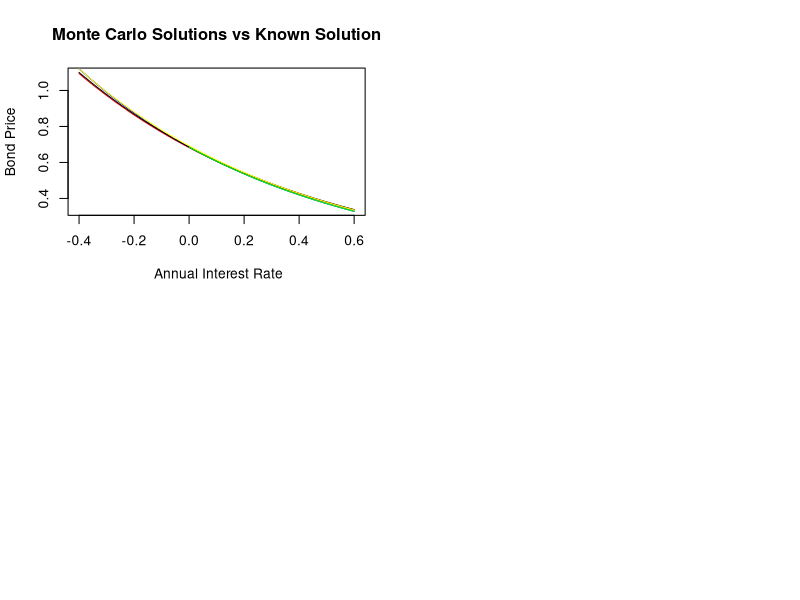

Reproduce this figure in R. (Note: a time limit stopped this script after it produced the figure.)
## ---- chunk 1
knitr::opts_chunk$set(echo = TRUE)
rm(list = ls(all =TRUE))
## ---- chunk 2
# Closed form solution of the Bond price

bond_price <- function(alpha=0.08,beta=0.8,sigma=0.005,t=0,T=5,r=0.08){
  # alpha, beta, sigma <- Fixed Parameters
  # T <- maturity time
  # r <- Initial rate at time 0  
  A <- (1-exp(-beta*(T-t)))/(beta)
  B <- (1/beta)*((alpha-(sigma)^2/(2*beta))*(A - T +t) - (sigma^(2)*A^2)/(4))
  exp(-A*r +B)
}

## ---- chunk 3

# Crude Monte Carlo function 

Crude_Monte_Carlo=function(alpha =0.08,beta=0.8,sigma=0.005,T=5,r = 0.08,n=1000,s=100){
  
  # alpha, beta, sigma <- Fixed Parameters
  # T <- maturity time
  # r <- Initial rate at time 0
  # n <- Number of Simulations
  # s <- NUmber of Sub-intervals over time 
  
  #Simulate interest rates
  dt <- T/s # Length of sub-intervals
  sim_path = matrix(0,s+1,n) # Matrix that stores rate pathways
  sim_path[1,]= r # Initial rates on first row.
  
  for (i in 1:n){
    for (j in 2:(s+1)){
      dr=(alpha-beta*sim_path[j-1,i])*dt+sigma*sqrt(dt)*rnorm(1)# Discretize the SDE of the interest model using Euler Discretization to simulate rates over discrete sub-intervals
      sim_path[j,i]=sim_path[j-1,i]+dr
    }
  }
  
  # Monte Carlo Simulations
  Sum = colSums(sim_path[2:(s+1),]*dt) # Approximate the integral using summation
  int = exp(-Sum) # Take the exponent of the Integral
  mean = mean(int) # Find the average of expression
  mean
  
}


## ---- chunk 4
# Improvements to the Monte Carlo Simulation

# Antithetic Variates

Antithetic_variates = function(alpha =0.08,beta=0.8,sigma=0.005,T=5,r = 0.08,n=1000,s=100){

  # alpha, beta, sigma <- Fixed Parameters
  # T <- maturity time
  # r <- Initial rate at time 0
  # n <- Number of Simulations
  # s <- NUmber of Sub-intervals over time   
  
  dt <- T/s # Length of sub-intervals
  sim_path= matrix(0,s+1,n) # Matrix that stores rate pathways
  sim_path_inv= matrix(0,nrow = s+1, ncol = n)# matrix to generate interest paths using negative values of RV
  sim_path[1,] = r
  sim_path_inv[1,] = r
  z = rnorm(n) # Generate standard normal values
  z. = -z # Negative RV
  
  for (i in 1:n){
    for (j in 2:(s+1)){
      dr = (alpha-beta*sim_path[j-1,i])*dt+sigma*sqrt(dt)*z[i] # Same Euler Discretization as in the Crude Monte Carlo function
      dr_i = (alpha-beta*sim_path_inv[j-1,i])*dt + sigma*sqrt(dt)*z.[i] # Euler Discretization for negative rates
      sim_path[j,i] =sim_path[j-1,i]+dr
      sim_path_inv[j,i] = sim_path_inv[j-1,i]+dr_i
      
    }
  }
  
  # Monte Carlo Simulations
  Sum = colSums(sim_path[2:(s+1),]*dt) # The Sum and Sum. variables record the summation of their respective rates to approximate the integral
  Sum.= colSums(sim_path_inv[2:(s+1),]*dt)
  int = exp(-Sum.) #Exponential of the estimate
  int.= exp(-Sum) #Exponential of the estimate under the negative rv 
  mean_1 = mean(int) # Estimate using Z_i
  mean_2 = mean(int.)  # Estimate using -Z_i
  result = (mean_1+mean_2)/2 # Final estimate
  result
  
}


## ---- chunk 5

# Moment matching

Moment_Matching = function(alpha = 0.08, beta = 0.8, sigma = 0.005, T = 5,r = 0.08, n = 1000, s = 200){
  
  # alpha, beta, sigma <- Fixed Parameters
  # T <- maturity time
  # r0 <- Initial rate at time 0
  # n <- Number of Simulations
  # s <- NUmber of Subintervals 
  
  #Simulate interest rates
  dt <- T/s # Length of sub-intervals
  sim_path= matrix(0,s+1,n) # Matrix that stores rate pathways
  sim_path[1,]= r
  z=rnorm(n)
  z_m= z-mean(z) # Moment matching transformation of RV to match finite moments 
  
  for (i in 1:n){
    for (j in 2:(s+1)){
      dr=(alpha-beta*sim_path[j-1,i])*dt+sigma*sqrt(dt)*z_m[i] # Simulate rates using the transformed rv 
      sim_path[j,i]=sim_path[j-1,i]+dr
    }
  }
  
  Sum=colSums(sim_path[2:(s+1),]*dt)
  int=exp(-Sum)
  result=mean(int)
  result

}

## ---- chunk 6

# Control Variates

# We have decided to make use of the CIR model as our control variate process.
# Below is the closed form solution under the CIR model
bond_price_CIR <- function(alpha =0.08,beta=0.8,sigma=0.005,t=0,T=5,r = 0.08){
  h <- sqrt(beta^(2)+2*sigma^(2))
  A <-(2*h*exp((beta+h)*(T-t)/2)/(2*h+(beta+h)*(exp((T-t)*(h))-1)))^((2*alpha)/sigma^(2))
  B <-2*(exp((T-t)*(h))-1)/(2*h+(beta+h)*(exp((T-t)*(h))-1))
  A*exp(-B*r)
}


# Monte Carlo Simulations of Bond Price under the CIR model

CIR_MC= function(alpha =0.08,beta=0.8,sigma=0.005,T=5,r = 0.08,n=1000,s=100){
  
  dt <- T/s # Length of sub-intervals
  sim_path= matrix(0,s+1,n) # Matrix that stores rate pathways
  sim_path[1,]= r
  
  for (i in 1:n){
    for (j in 2:(s+1)){
      dr=(alpha-beta*sim_path[j-1,i])*dt+(sigma*sqrt(dt)*rnorm(1)*sqrt(sim_path[j-1,i]))# Euler Discretization
      sim_path[j,i]=sim_path[j-1,i]+dr
    
    }
  }
  
  # Monte Carlo Simulations
  Sum=colSums(sim_path[2:(s+1),]*dt)
  int=exp(-Sum)
  result=mean(int)
  result
  
}
# Therefore the control variates estimate:

Control_Variates_estimate= function(alpha =0.08,beta=0.8,sigma=0.005,t=0,T=5,r = 0.08,n=1000,s=100){
  Crude_Monte_Carlo(alpha,beta,sigma,T,r,n,s)[1]- CIR_MC(alpha,beta,sigma,T,r,n,s)[1]+bond_price_CIR(alpha,beta,sigma,t,T,r)
}



## ---- chunk 7
# Explicit Method

explicit = function(alpha = 0.08,beta = 0.8, sigma = 0.005,r = 0.08, I = 1:1250, J = seq(-0.4,0.6,0.005),T = 5){
  
  # I = partition of time interval
  # J = partition of short rates sequence
  
  M <- length(J) # Number of short rate grid points
  N <- length(I) # Number of time grid poiints
  
  
  dt <- T/N # Lenght of each time subinterval
  dr <- J[2] -J[1] # Lenght of each time interval
  
  # For each j in J we define the following functions at a fixed time point
  
  pd <- function(j){
    ((J[j]+1/dt)^(-1))*(sigma^2/(2*(dr^2)) -(alpha -beta*J[j])/(2*dr))
  }
  
  
  pm <- function(j){
    ((J[j]+1/dt)^(-1))*(1/dt -sigma^2/(dr^2))
  }
  
  
  pu <- function(j){
    ((J[j]+1/dt)^(-1))*(sigma^2/(2*(dr^2)) + (alpha -beta*J[j])/(2*dr))
  }

  #Setting up tridiagonal matrix
  
  Diag_1 <- matrix(0,ncol = M, nrow = M)
  
  # Filling main diagonal of matrix 
  for (j in 1:M){
    Diag_1[j,j] <- pm(j)
    
  }
  
  # Filling lower diagonal of matrix 
  for (j in 2:M){
    Diag_1[j,j-1] <- pd(j)
  }
  
  # Filling upper diagonal of matirx 
  for (j in 1:(M-1)){
    Diag_1[j,j+1] <- pu(j)
  }  
  
  # Bond price values at maturity are all 1 unit   
  Bond_values <- matrix(1,nrow=M, ncol =1)
  
  # Working backwards in time
  for (i in 1:(length(I)+1)){
    C <- matrix(0,ncol = 1, nrow = M) # Another matrix for boundary conditions
    C[M,1] <- (pu(M))*Bond_values[M,1]
    C[1,1] <- pd(1)*Bond_values[1,1]
    
    Bond_values <- Diag_1%*%Bond_values
    Bond_values <- Bond_values
  }
  
  # Finding index of the desired short rate
  index = match(as.character(r),J)
  # Output is the corresponding bond price at time 0
  Bond_values[index]
}



## ---- chunk 8
# Implicit Method

implicit <- function(alpha = 0.08,beta = 0.8,sigma = 0.005,r = 0.08,I = 1:1250, J =seq(-0.4,0.6,0.005),T=5){
  
  # I = partition of time interval
  # J = partition of short rate variable
  
  M <- length(J) # Number of short rate grid points
  N <- length(I) # Number of time grid poiint
  
  dr <- J[2] - J[1] # length of each sub-interval across J
  dt <- T/N # length of each sub-interval across I
  
  # For each j in J we define the following functions at a fixed time point
  
  pd <- function(j){
    dt*((alpha-beta*J[j])/(2*dr) - (sigma^2)/(2*dr^2))
    
  }
  
  pm <- function(j){
    dt*(J[j] + 1/dt +sigma^2/(dr^2))
  }
  
  pu <- function(j){
    -dt*((alpha-beta*J[j])/(2*dr) + (sigma^2)/(2*dr^2))
  }
  
  # Setting up tridiagonal matrix
  Diag <- matrix(0,nrow = M,ncol = M)
  
  # Filling main diagonal
  for (j in 1:M){
    Diag[j,j] <- pm(j)
    
  }
  
  # Filling lower diagonal
  for (j in 2:M){
    Diag[j,j-1] <- pd(j)
  }
  
  # Filling upper diagonal
  for (j in 1:(M-1)){
    Diag[j,j+1] <- pu(j)
  }
  
  
  Bond_values <- matrix(1,ncol = 1,nrow = M) # The matrix of bond prices at maturity time 
  Inv <- solve(Diag) # Inverse of tridiagonal matrix
  
  for (i in 1:(length(I) +1)){
    C <- matrix(0,ncol = 1, nrow = M) # Another matrix for boundary conditions
    C[M,1] <- (-pu(M))*Bond_values[M,1]
    C[1,1] <- -pd(1)*Bond_values[1,1]

    RHS <- Bond_values + C # Working backwards recursively 
    Bond_values <- Inv%*%RHS
  }

  # Finding index of the desired short rate
  index = match(as.character(r),J)
  # Output is the corresponding bond price at time 0
  Bond_values[index]
}

## ---- chunk 9
# Crank-Nicholson Method

CN <- function(alpha = 0.08, beta = 0.8, sigma = 0.005, r = 0.08, T = 5 , I = 1:1250, J = seq(-0.4,0.6,0.005)){
  
  # I = partition of time interval
  # J = partition of short rate interval
  
  M <- length(J) # Number of short rate grid points
  N <- length(I) # Number of time grid poiints
  
  dt <- T/N # Length of each time subinterval
  dr <- J[2] -J[1] # Lenght of each rate subinterval
  
  #========================================================================================
  # Define the following functions for j = 1,...,M at each time point i
  
  pd <- function(j){
    (alpha -beta*J[j])/(4*dr) - sigma^2/(4*(dr^2))
  }
  
  pm <- function(j){
    sigma^2/(2*(dr^2)) + J[j]/2
  }
  
  pu <- function(j){
    -(alpha -beta*J[j])/(4*dr) - sigma^2/(4*(dr^2)) 
  }
  
  #========================================================================================
  # Define 2 tridiagonal matricies. One for time point i and one for time point i+1
  
  Diag_1 <- matrix(0,nrow = M,ncol = M)
  Diag_2 <- matrix(0,nrow = M,ncol = M)
  
  # Filling main diagonal of matrix 1
  for (j in 1:M){
    Diag_1[j,j] <- -1/dt - pm(j)
  }
  
  # Filling lower diagonal of matrix 1
  for (j in 2:M){
    Diag_1[j,j-1] <- -pd(j)
  }
  
  # Filling upper diagonal of matirx 1
  for (j in 1:M-1){
    Diag_1[j,j+1] <- -pu(j)
  }  
  
  
  # Filling main diagonal of matrix 2
  for (j in 1:M){
    Diag_2[j,j] <- -1/dt + pm(j)
    }
  
  # Filling lower diagonal of matrix 2
  for (j in 2:M){
    Diag_2[j,j-1] <- pd(j)
    }
  
  # Filling upper diagonal of matirx 2
  for (j in 1:M-1){
    Diag_2[j,j+1] <- pu(j)
  }
  
  
  #========================================================================================
  # Constructing more matricies and iterating the procedure from maturity to time 0

  Bond_values <- matrix(1,nrow = M, ncol = 1)
  
 

  # C_2 <- matrix(0,nrow = M,ncol = 1)
  # C_2[1,1] <- pd(1)
  # C_2[M,1] <- pu(M)
  Inv <- solve(Diag_1)
  
  for (i in 1:(length(I)+1)){
    C_1 <- matrix(0,nrow = M,ncol = 1)
    C_1[1,1] <- pd(1)*Bond_values[1,1]
    C_1[M,1] <- pu(M)*Bond_values[M,1]
    RHS <- Diag_2%*%Bond_values +2*C_1
    Bond_values <- Inv%*%RHS
  }

  # Index of rate corresponding to desired short rate
  index = match(as.character(r), J)
  # Output corresponding to desired short rate
  Bond_values[index]
}

## ---- chunk 10
# Plots of the different methods
par(mfrow = c(2,2))

xvec <- seq(-0.4,0.6,0.005) # Vector for rates

known_sol <- NULL # Vector to hold the known closed form solution
for (r in 1:length(xvec)){
  known_sol[r] <- bond_price(0.08,0.8,0.005,0,5,xvec[r])
}

CR <- NULL # Vector to hold Crude Monte Carlo Solutions
AV <- NULL # Vector to hold Antithetic Monte Carlo Solutions
MM <- NULL # Vector to hold Moment Matching  Carlo Solutions
CV <- NULL # Vector to hold Control Variates Monte Carlo Solutions

Expl <- NULL # Vector to hold Explicit method Solutions
Impl <- NULL # Vector to hold Implicit method Solutions
Crank <- NULL # Vector to hold Crank-Nicolson Solutions


# Plots of Monte Carlo Methods ----------------------------------------------------------------------

for (i in 1: length(xvec)){
  CR[i] <- Crude_Monte_Carlo(r = xvec[i])
}

for (i in 1: length(xvec)){
  AV[i] <- Antithetic_variates(r = xvec[i])
}

for (i in 1: length(xvec)){
  MM[i] <- Moment_Matching(r = xvec[i])
}

for (i in 1: length(xvec)){
  CV[i] <- Control_Variates_estimate(r = xvec[i])
}

plot(CR, x = xvec[1:length(xvec)],xlab = " Annual Interest Rate",ylab = "Bond Price",type = "l", col ="red", main = "Monte Carlo Solutions vs Known Solution")
lines(xvec, known_sol, col ="blue", lty =1.5)
lines(xvec, AV, col ="black", lty =1.5)
lines(xvec, MM, col ="yellow", lty =1.5)
lines(xvec, CV, col ="green", lty =1.5)


# Plots of Finite Difference Methods ----------------------------------------------------------------------

for (i in 1: length(xvec)){
  Expl[i] <- explicit(r = xvec[i], I = 1:10000)
}

for (i in 1: length(xvec)){
  Impl[i] <- implicit(r = xvec[i])
}

for (i in 1: length(xvec)){
  Crank[i] <- CN(r = xvec[i])
}


plot(Expl, x = xvec ,xlab = " Annual Interest Rate",ylab = "Bond Price",type = "l", col ="red", main = "Explicit Method vs Known Solution")
lines(xvec, known_sol, col ="blue", lty =1.5)

plot(Impl, x = xvec ,xlab = " Annual Interest Rate",ylab = "Bond Price",type = "l", col ="red", main = "Implicit Method vs Known Solution")
lines(xvec, known_sol, col ="blue", lty =1.5)


plot(Crank, x = xvec ,xlab = " Annual Interest Rate",ylab = "Bond Price",type = "l", col ="red", main = "Crank-Nicolson Method vs Known Solution")
lines(xvec, known_sol, col ="blue", lty =1.5)

## ---- chunk 11
# Comparison of results for numerical methods


compare_mat <- matrix(NA,nrow = 7, ncol = 4) # matrix of comparison

colnames(compare_mat) <- c("Price", "Known Price", "Error", "System Time")
rownames(compare_mat) <- c("Crude Monte Carlo", "Antithetic Variates", "Moment Matching", "Control Variates", "Explicit Method", "Implicit Method", "Crank-Nicolson Method")

compare_mat[,2] <- bond_price()

# Crude Monte Carlo
start_time <- proc.time()[1]
compare_mat[1,1] <- Crude_Monte_Carlo()
compare_mat[1,4] <- proc.time()[1] - start_time
compare_mat[1,3] <- compare_mat[1,2] - compare_mat[1,1]

# Antithetic Variates
start_time <- proc.time()[1]
compare_mat[2,1] <- Antithetic_variates()
compare_mat[2,4] <- proc.time()[1] - start_time
compare_mat[2,3] <- compare_mat[2,2] - compare_mat[2,1]

# Moment Matching
start_time <- proc.time()[1]
compare_mat[3,1] <- Moment_Matching()
compare_mat[3,4] <- proc.time()[1] - start_time
compare_mat[3,3] <- compare_mat[3,2] - compare_mat[3,1]

# Control Variates
start_time <- proc.time()[1]
compare_mat[4,1] <- Control_Variates_estimate()
compare_mat[4,4] <- proc.time()[1] - start_time
compare_mat[4,3] <- compare_mat[4,2] - compare_mat[4,1]

# Explicit method
start_time <- proc.time()[1]
compare_mat[5,1] <- explicit()
compare_mat[5,4] <- proc.time()[1] - start_time
compare_mat[5,3] <- compare_mat[5,2] - compare_mat[5,1]

# Implicit method
start_time <- proc.time()[1]
compare_mat[6,1] <- implicit()
compare_mat[6,4] <- proc.time()[1] - start_time
compare_mat[6,3] <- compare_mat[6,2] - compare_mat[6,1]

# Crank-Nicolson method
start_time <- proc.time()[1]
compare_mat[7,1] <- CN()
compare_mat[7,4] <- proc.time()[1] - start_time
compare_mat[7,3] <- compare_mat[7,2] - compare_mat[7,1]

library(xtable)
xtable(compare_mat, digits = 5)
       
## ---- chunk 12
# Sensitivity Tests

senses <- matrix(nrow=13, ncol=9) # matrix to hold prices for various parameters
colnames(senses) <-c("Parameters","Closed Form","Crude Monte Carlo","Antithetic Variates","Moment Matching","Control Variates","Explicit","Implicit","Crank-Nicholson")
#xvec=c(Closed Form,Crude Monte Carlo,Antithetic Variates,Moment Matching,Control Variates,Explicit,Implicit,Crank Nicholson) #list of numerical methods

#Initial Parameters
senses[1,2]=bond_price()
senses[1,3]=Crude_Monte_Carlo()
senses[1,4]=Antithetic_variates()
senses[1,5]=Moment_Matching()
senses[1,6]=Control_Variates_estimate()
senses[1,7]=explicit()
senses[1,8]=implicit()
senses[1,9]=CN()

#r=0.05
senses[2,2]=bond_price(r=0.05)
senses[2,3]=Crude_Monte_Carlo(r=0.05)
senses[2,4]=Antithetic_variates(r=0.05)
senses[2,5]=Moment_Matching(r=0.05)
senses[2,6]=Control_Variates_estimate(r=0.05)
senses[2,7]=explicit(r=0.05)
senses[2,8]=implicit(r=0.05)
senses[2,9]=CN(r=0.05)

#r=0.1
senses[3,2]=bond_price(r=0.1)
senses[3,3]=Crude_Monte_Carlo(r=0.1)
senses[3,4]=Antithetic_variates(r=0.1)
senses[3,5]=Moment_Matching(r=0.1)
senses[3,6]=Control_Variates_estimate(r=0.1)
senses[3,7]=explicit(r=0.1)
senses[3,8]=implicit(r=0.1)
senses[3,9]=CN(r=0.1)

#T=1
senses[4,2]=bond_price(T=1)
senses[4,3]=Crude_Monte_Carlo(T=1)
senses[4,4]=Antithetic_variates(T=1)
senses[4,5]=Moment_Matching(T=1)
senses[4,6]=Control_Variates_estimate(T=1)
senses[4,7]=explicit(T=1)
senses[4,8]=implicit(T=1)
senses[4,9]=CN(T=1)

#T=10
senses[5,2]=bond_price(T=10)
senses[5,3]=Crude_Monte_Carlo(T=10)
senses[5,4]=Antithetic_variates(T=10)
senses[5,5]=Moment_Matching(T=10)
senses[5,6]=Control_Variates_estimate(T=10)
senses[5,7]=explicit(T=10)
senses[5,8]=implicit(T=10)
senses[5,9]=CN(T=10)

#sigma=0.001
senses[6,2]=bond_price(sigma=0.001)
senses[6,3]=Crude_Monte_Carlo(sigma=0.001)
senses[6,4]=Antithetic_variates(sigma=0.001)
senses[6,5]=Moment_Matching(sigma=0.001)
senses[6,6]=Control_Variates_estimate(sigma=0.001)
senses[6,7]=explicit(sigma=0.001)
senses[6,8]=implicit(sigma=0.001)
senses[6,9]=CN(sigma=0.001)


#sigma=0.01
senses[7,2]=bond_price(sigma=0.01)
senses[7,3]=Crude_Monte_Carlo(sigma=0.01)
senses[7,4]=Antithetic_variates(sigma=0.01)
senses[7,5]=Moment_Matching(sigma=0.01)
senses[7,6]=Control_Variates_estimate(sigma=0.01)
senses[7,7]=explicit(sigma=0.01)
senses[7,8]=implicit(sigma=0.01)
senses[7,9]=CN(sigma=0.01)


#alpha=0.01
senses[8,2]=bond_price(alpha=0.01)
senses[8,3]=Crude_Monte_Carlo(alpha=0.01)
senses[8,4]=Antithetic_variates(alpha=0.01)
senses[8,5]=Moment_Matching(alpha=0.01)
senses[8,6]=Control_Variates_estimate(alpha=0.01)
senses[8,7]=explicit(alpha=0.01)
senses[8,8]=implicit(alpha=0.01)
senses[8,9]=CN(alpha=0.01)

#alpha=0.16
senses[9,2]=bond_price(alpha=0.16)
senses[9,3]=Crude_Monte_Carlo(alpha=0.16)
senses[9,4]=Antithetic_variates(alpha=0.16)
senses[9,5]=Moment_Matching(alpha=0.16)
senses[9,6]=Control_Variates_estimate(alpha=0.16)
senses[9,7]=explicit(alpha=0.16)
senses[9,8]=implicit(alpha=0.16)
senses[9,9]=CN(alpha=0.16)

#beta=0.1
senses[10,2]=bond_price(beta=0.1)
senses[10,3]=Crude_Monte_Carlo(beta=0.1)
senses[10,4]=Antithetic_variates(beta=0.1)
senses[10,5]=Moment_Matching(beta=0.1)
senses[10,6]=Control_Variates_estimate(beta=0.1)
senses[10,7]=explicit(beta=0.1)
senses[10,8]=implicit(beta=0.1)
senses[10,9]=CN(beta=0.1)

#beta=1.6
senses[11,2]=bond_price(beta=1.6)
senses[11,3]=Crude_Monte_Carlo(beta=1.6)
senses[11,4]=Antithetic_variates(beta=1.6)
senses[11,5]=Moment_Matching(beta=1.6)
senses[11,6]=Control_Variates_estimate(beta=1.6)
senses[11,7]=explicit(beta=1.6)
senses[11,8]=implicit(beta=1.6)
senses[11,9]=CN(beta=1.6)

#alpha=0.01,beta=0.1
senses[12,2]=bond_price(alpha=0.01,beta=0.1)
senses[12,3]=Crude_Monte_Carlo(alpha=0.01,beta=0.1)
senses[12,4]=Antithetic_variates(alpha=0.01,beta=0.1)
senses[12,5]=Moment_Matching(alpha=0.01,beta=0.1)
senses[12,6]=Control_Variates_estimate(alpha=0.01,beta=0.1)
senses[12,7]=explicit(alpha=0.01,beta=0.1)
senses[12,8]=implicit(alpha=0.01,beta=0.1)
senses[12,9]=CN(alpha=0.01,beta=0.1)

#alpha=0.16,beta=1.6
senses[13,2]=bond_price(alpha=0.16,beta=1.6)
senses[13,3]=Crude_Monte_Carlo(alpha=0.16,beta=1.6)
senses[13,4]=Antithetic_variates(alpha=0.16,beta=1.6)
senses[13,5]=Moment_Matching(alpha=0.16,beta=1.6)
senses[13,6]=Control_Variates_estimate(alpha=0.16,beta=1.6)
senses[13,7]=explicit(alpha=0.16,beta=1.6)
senses[13,8]=implicit(alpha=0.16,beta=1.6)
senses[13,9]=CN(alpha=0.16,beta=1.6)

par(mfrow=c(1,1))
plot(x=1:8,y=senses[1,2:9], ylim =c(0.58,0.66), xlab = "Numerical Method", ylab = "Bond Price", main = "Sensitivity Test: Interest Rate")
#axis(1, at=1:8, labels=xvec)
lines(1:8, senses[2,2:9], col="red",type = "p")
lines(1:8, senses[3,2:9],col ="blue",type = "p")
legend("bottomright", inset = c(-0,0), legend = c("r=0.05", "r=0.08", "r=0.1"), lty = c(1,1,1), col = c("red","black","blue", "red"), cex = 0.8, bty ="n")

plot(x=1:8,y=senses[1,2:9], ylim =c(0,2.2), xlab = "Numerical Method", ylab = "Bond Price", main = "Sensitivity Test: Time to maturity")
#axis(1, at=1:8, labels=xvec)
lines(1:8, senses[4,2:9], col="red",type = "p")
lines(1:8, senses[5,2:9],col ="blue",type = "p")
legend("topright", inset = c(-0,0), legend = c("T=1", "T=5", "T=10"), lty = c(1,1,1), col = c("red","black","blue", "red"), cex = 0.8, bty ="n")

plot(x=1:8,y=senses[1,2:9], ylim =c(0,2.2), xlab = "Numerical Method", ylab = "Bond Price", main = "Sensitivity Test: Sigma")
#axis(1, at=1:8, labels=xvec)
lines(1:8, senses[6,2:9], col="red",type = "p")
lines(1:8, senses[7,2:9],col ="blue",type = "p")
legend("bottomright", inset = c(-0,0), legend = c("sigma=0.001", "sigma=0.005", "sigma=0.1"), lty = c(1,1,1), col = c("red","black","blue", "red"), cex = 0.8, bty ="n")

plot(x=1:8,y=senses[1,2:9], ylim =c(0,2.2), xlab = "Numerical Method", ylab = "Bond Price", main = "Sensitivity Test: Alpha")
#axis(1, at=1:8, labels=xvec)
lines(1:8, senses[8,2:9], col="red",type = "p")
lines(1:8, senses[9,2:9],col ="blue",type = "p")
legend("bottomright", inset = c(-0,0), legend = c("alpha=0.01", "alpha=0.08", "alpha=0.16"), lty = c(1,1,1), col = c("red","black","blue", "red"), cex = 0.8, bty ="n")

plot(x=1:8,y=senses[1,2:9], ylim =c(0,2.2), xlab = "Numerical Method", ylab = "Bond Price", main = "Sensitivity Test: Beta")
#axis(1, at=1:8, labels=xvec)
lines(1:8, senses[10,2:9], col="red",type = "p")
lines(1:8, senses[11,2:9],col ="blue",type = "p")
legend("topright", inset = c(-0,0), legend = c("beta=0.1", "beta=0.8", "beta=1.6"), lty = c(1,1,1), col = c("red","black","blue", "red"), cex = 0.8, bty ="n")

plot(x=1:8,y=senses[1,2:9], ylim =c(0,2.2), xlab = "Numerical Method", ylab = "Bond Price", main = "Sensitivity Test: Alpha & Beta")
#axis(1, at=1:8, labels=xvec)
lines(1:8, senses[12,2:9], col="red",type = "p")
lines(1:8, senses[13,2:9],col ="blue",type = "p")
legend("topright", inset = c(-0,0), legend = c("alpha=0.01,beta=0.1", "alpha=0.08,beta=0.8", "alpha=0.16,beta=1.6"), lty = c(1,1,1), col = c("red","black","blue", "red"), cex = 0.8, bty ="n")
## ---- chunk 13
#Stability Tests

# We do this by checking the variance amongst the results when simulated many times.

CR = NULL
AN = NULL
MM = NULL
CV = NULL

for ( i in 1:100){
  CR[i]=Crude_Monte_Carlo()
  #AN[i]=Antithetic_variates()
  #MM[i]=Moment_Matching()
  CV[i]=Control_Variates_estimate()
}

## ---- chunk 14
# Convergence Tests for finite difference methods
# Varying time steps

time_vec <- seq(0,100,1)

closed <- NULL
CN_conv <- NULL
Impl_conv <- NULL
Expl_conv <- NULL

for (i in 1:length(time_vec)){
  closed[i] <- bond_price()
}

for (i in 1:length(time_vec)){
  CN_conv[i] <- CN(I = 1:time_vec[i])
}

for (i in 1:length(time_vec)){
  Impl_conv[i] <- implicit(I = 1:time_vec[i])
}

for (i in 1:length(time_vec)){
  Expl_conv[i] <- explicit(I = 1:time_vec[i])
}

par(mfrow = c(1,1))
plot(closed, x = time_vec, type = "l", ylim = c(0.53,0.65), xlab = "Number of time steps", ylab = "Estimated Price" , lty =1, font.main = 1, main = "Finite Difference Bond Prices as Time Steps Increase")
lines(x = time_vec, y = CN_conv, type = "l", lty = 2, lwd =1.5)
lines(x = time_vec, y = Impl_conv, type = "l", lty = 2, col = "blue",lwd =1.5)
lines(x = time_vec, y = Expl_conv, type = "l", lty = 2, col = "red",lwd =1.5)
legend(x = 60, y = 0.6, legend = c("Closed Form", "Crank-Nicolson", "Implicit", "Explicit"), lty = c(1,2,2,2), col = c("black","black","blue", "red"), cex = 0.8, bty ="n")

## ---- chunk 15
# Convergence Tests for finite difference methods
# Varying rate steps

# rate_step <- c(0.02,0.016,0.012,0.010,0.008,0.006,0.005,0.004,0.003,0.002)
# rate_vec <- NULL
# for (i in 1:length(rate_step)){
#   rate_vec[i] <- length(seq(-0.4,0.6,rate_step[i])) 
# }
# 
# 
# closed_r <- NULL
# CN_conv_1 <- NULL
# Impl_conv_1 <- NULL
# Expl_conv_1 <- NULL
# 
# 
# 
# for (i in 1:length(rate_step)){
#   closed_r[i] <- bond_price()
# }
# 
# for (i in 1:length(rate_step)){
#   CN_conv_1[i] <- CN(J = seq(-0.4,0.6,rate_step[i]))
# }
# 
# for (i in 1:length(rate_step)){
#   Impl_conv_1[i] <- implicit(J = seq(-0.4,0.6,rate_step[i]))
# }
# 
# for (i in 1:length(rate_step)){
#   Expl_conv_1[i] <- explicit(J = seq(-0.4,0.6,rate_step[i]))
# }
# 
# par(mfrow = c(1,1))
# plot(closed_r, x = rate_vec, type = "l", xlab = "Number of time steps", ylab = "Estimated Price")
# lines(x = rate_vec, y = CN_conv_1, type = "l", lty = 2)
# lines(x = rate_vec, y = Impl_conv_1, type = "l", lty = 3, col = "blue")
# lines(x = rate_vec, y = Expl_conv_1, type = "l", lty = 4, col = "red")
# legend(x = 60, y = 0.6, legend = c("Closed Form", "Crank-Nicolson", "Implicit", "Explicit"), lty = 1:4, col = c("black","black","blue", "red"), cex = 0.8)

## ---- chunk 16
# Covergence tests for Monte Carlo functions

trials_vec <- seq(10,2000,50)

closed_1 <- NULL
CR_conv <- NULL
AV_conv <- NULL
MM_conv <- NULL
CV_conv <- NULL

for (i in 1:length(trials_vec)){
  closed_1[i] <- bond_price()
}

for (i in 1:length(trials_vec)){
  CR_conv[i] <- Crude_Monte_Carlo(n = trials_vec[i])
}

for (i in 1:length(trials_vec)){
  AV_conv[i] <- Antithetic_variates(n = trials_vec[i])
}

for (i in 1:length(trials_vec)){
  MM_conv[i] <- Moment_Matching(n = trials_vec[i])
}

for (i in 1:length(trials_vec)){
  CV_conv[i] <- Control_Variates_estimate(n = trials_vec[i])
}

plot(closed_1, x = trials_vec, type = "l",ylim = c(0.61,0.63), xlab = "Number of Trials", ylab = "Estimated Price", lty = 2, lwd = 2,font.main = 1, main = "Monte Carlo Bond Prices over Number of Trials")
lines(x = trials_vec, y = CR_conv, type = "l", lty = 1, lwd =1.5)
lines(x = trials_vec, y = AV_conv, type = "l", lty = 1, col = "blue", lwd =1.5)
lines(x = trials_vec, y = MM_conv, type = "l", lty = 1, col = "green", lwd =1.5)
lines(x = trials_vec, y = CV_conv, type = "l", lty = 1, col = "red", lwd = 2)

legend(x = 600, y = 0.62, legend = c("Closed Form", "Crude Monte Carlo", "Antithetic Variates"), lty = c(2,1,1), lwd =c(1.5,1.5,1.5),col = c("black","black","blue"), cex = 0.8, bty="n")

legend(x = 1200, y = 0.62, legend = c("Moment Matching","Control Variates"), lty = c(1,1), lwd =c(1.5,1.5),col = c("green","red"), cex = 0.8, bty="n")
